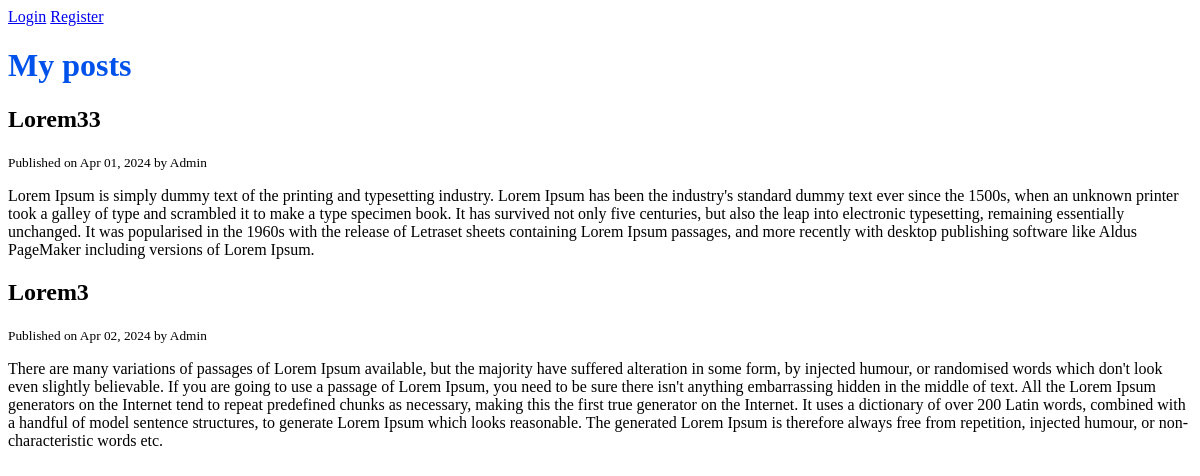
Before: / with the older database file.
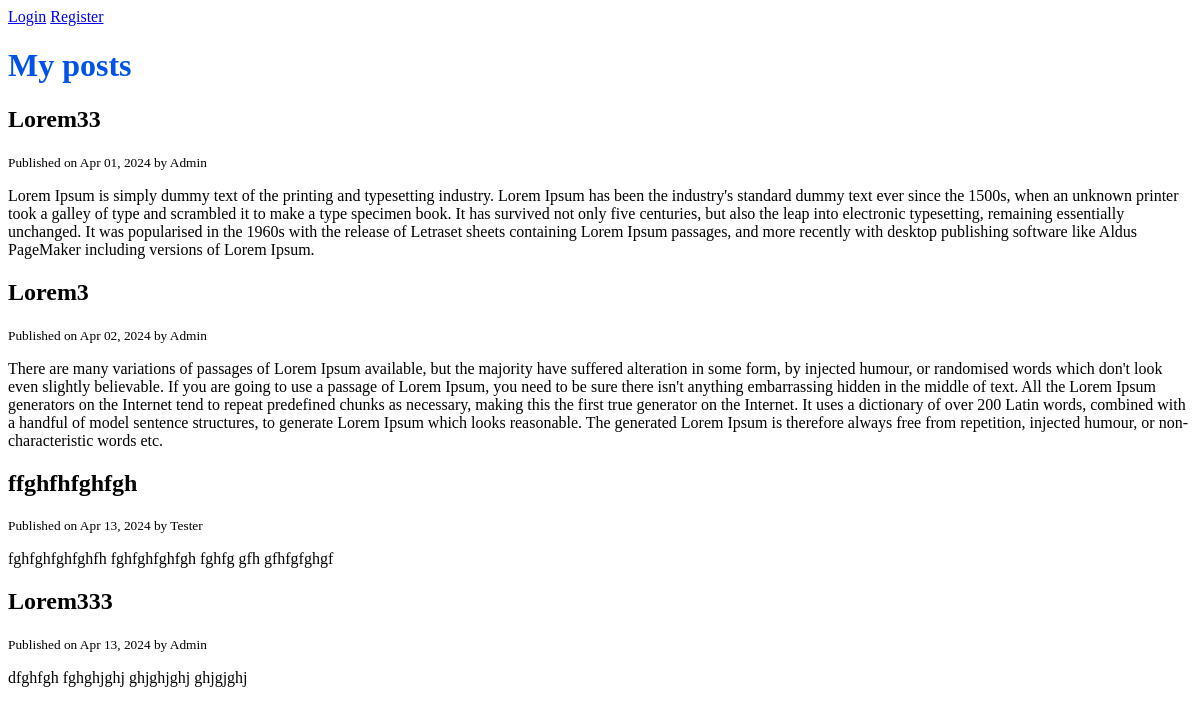
After: the same page with the newer database file.
### blog/models.py (models this page shows, shortened)
class Post(models.Model):
    title = models.CharField(max_length=120)
    content = models.TextField()
    published_at = models.DateTimeField(default=timezone.now)
    author = models.ForeignKey(User, on_delete=models.CASCADE)

### blog/views.py (the view)
# urls.py: path('', views.home, name='posts'),
def home(request):
    posts = Post.objects.all()
    context = {
        'posts': posts,
    }
    return render(request, "blog/home.html", context)

### blog/templates/blog/home.html (shortened to what this page needs)
{% extends "base.html"%}
{%block content%}
<h1>My posts</h1>
    {% for post in posts%}
        <h2>{{post.title}}</h2>
        <small>Published on {{post.published_at | date:"M d, Y"}} by {{post.author | title}}</small>
        <p>{{post.content}}</p>
    {%endfor%}
{%endblock%}

### templates/base.html (shortened to what this page needs)
{%load static%}
<!DOCTYPE html>
<html lang="en">
<head>
    <link rel="stylesheet" href="{% static 'css/style.css'%}">
</head>
<body>
<header>
    {% if request.user.is_authenticated%}
        <span> Hi {{request.user.username | title }}</span>
        <a href="{% url 'logout'%}">Logout</a>
    {%else%}
        <a href="{% url 'login'%}">Login</a>
        <a href="{% url 'register'%}">Register</a>
    {% endif %}
</header>
{%block content%}
{%endblock%}
</body>
</html>

### static/css/style.css (style rules this page uses)
h1 { color:#0052EA }

Changed rows visible on the page:
added Post: title "ffghfhfghfgh", published_at "Apr 13, 2024", author "Tester", content "fghfghfghfghfh fghfghfghfgh fghfg gfh gfhfgfghgf"
added Post: title "Lorem333", published_at "Apr 13, 2024", author "Admin", content "dfghfgh fghghjghj ghjghjghj ghjgjghj"
